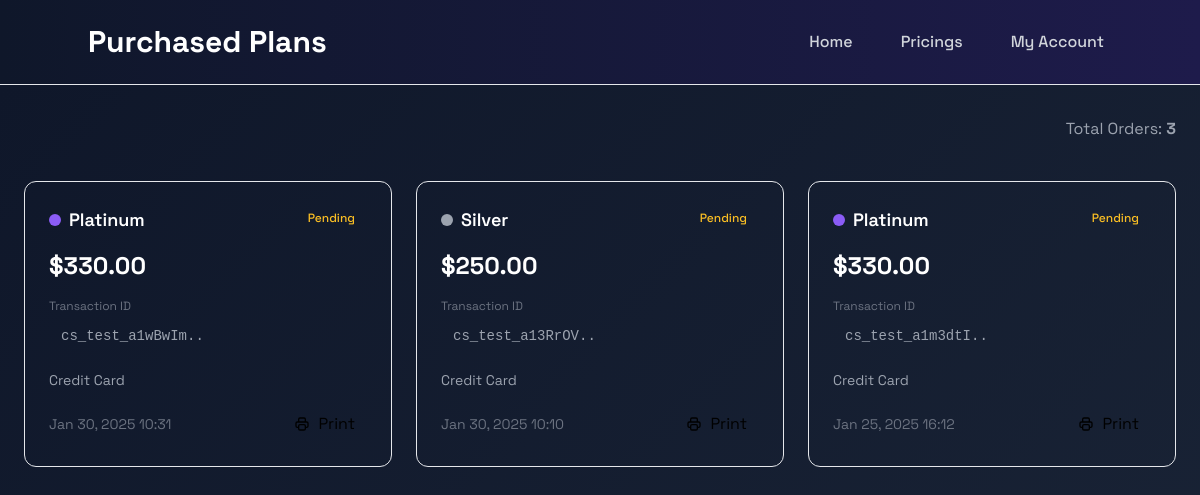
Before: /orders/ (signed in) with the older database file.
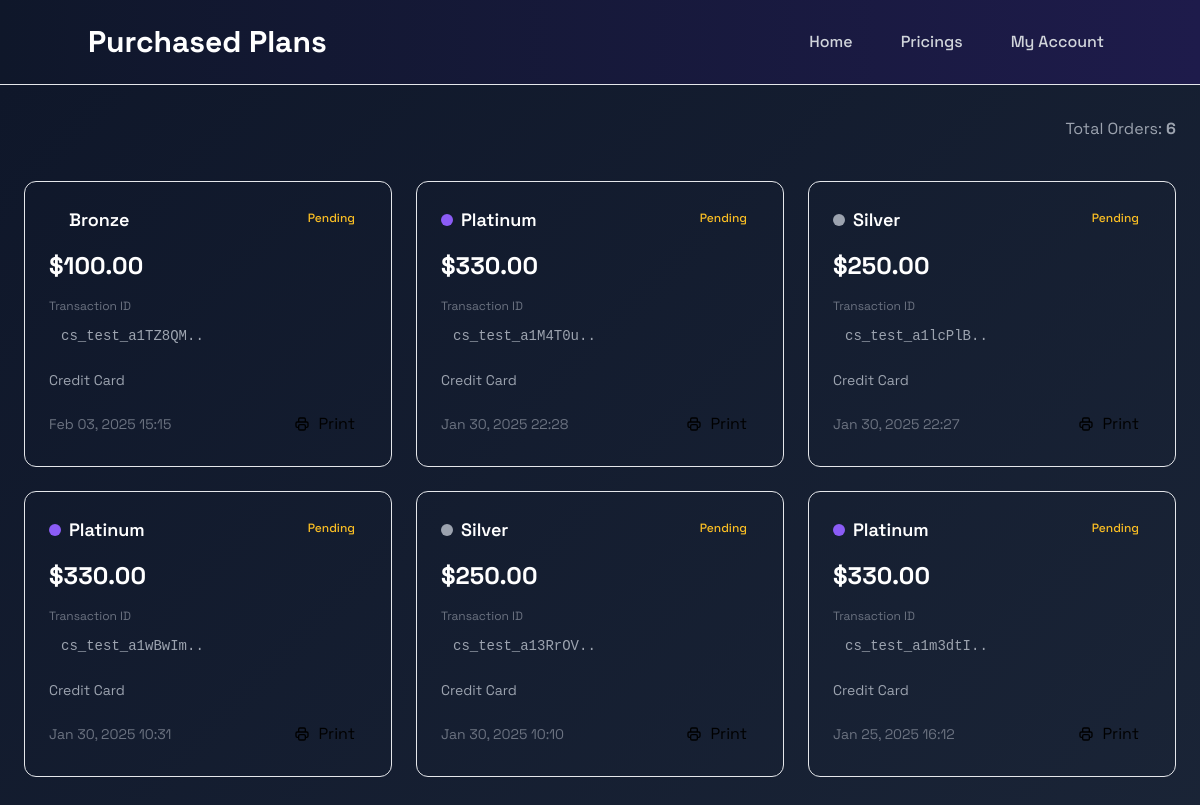
After: the same page with the newer database file.
### base/models.py (models this page shows, shortened)
class Subscription(models.Model):
    STATUS_CHOICES = [
        ('Pending', 'Pending'),
        ('Completed', 'Completed'),
        ('Cancelled', 'Cancelled'),
    ]
    PLAN_CHOICES = [
        ('Bronze', 'Bronze'),
        ('Silver', 'Silver'),
        ('Gold', 'Gold'),
        ('Platinum', 'Platinum'),
        ('None', 'None'),
    ]
    PAYMENT_METHODS = [
        ('Credit Card', 'Credit Card'),
        ('PayPal', 'PayPal'),
    ]
    user = models.ForeignKey(User, on_delete=models.CASCADE, related_name="orders", default=None)
    django_id = models.CharField(max_length=255, unique=True, default='')
    stripe_transaction_id = models.CharField(max_length=255, null=True, blank=True, default='')
    list_of_items = models.JSONField(default=dict)
    status = models.CharField(max_length=50, choices=STATUS_CHOICES, default='Pending')
    datetime = models.DateTimeField(auto_now_add=True)
    cost = models.DecimalField(max_digits=10, decimal_places=2, default=0.00)
    payment = models.CharField(max_length=20, choices=PAYMENT_METHODS, default='Not Specified')
    purchased_plan = models.CharField(max_length=50, choices=PLAN_CHOICES, default='None')

### base/views.py (the view)
# urls.py: path("orders/", orders, name="orders"),
def orders(request):
    orders = Subscription.objects.filter(user=request.user).order_by('-datetime')
    return render(request, "order.html", {'orders': orders})

### base/templates/order.html (shortened to what this page needs)
{% include 'navbar.html' %}
{% block content %}
<div class="orders-bg min-h-screen p-6">
    <div class="max-w-7xl mx-auto">
        <div class="flex justify-between items-center mb-8 slide-up">
            <h1 class="text-4xl font-bold bg-gradient-to-r from-violet-400 to-purple-600 bg-clip-text text-transparent">
            </h1>
            <span class="text-gray-400">
                Total Orders:
                <span class="text-violet-400 font-bold">{{ orders|length }}</span>
            </span>
        </div>
        {% if orders %}
        <div class="grid grid-cols-1 md:grid-cols-2 lg:grid-cols-3 gap-6">
            {% for o in orders %}
            <div class="scale-in card-hover" style="animation-delay: {{ forloop.counter0 }}00ms">
                <div class="bg-gray-900/80 backdrop-blur-xl border border-gray-800/50 rounded-xl overflow-hidden">
                    <div class="p-6">
                        <div class="flex justify-between items-start mb-4">
                            <div class="flex items-center gap-2">
                                <div class="w-3 h-3 rounded-full
                                    {% if o.purchased_plan == 'Bronze' %}bg-amber-700
                                    {% elif o.purchased_plan == 'Silver' %}bg-gray-400
                                    {% elif o.purchased_plan == 'Gold' %}bg-yellow-500
                                    {% elif o.purchased_plan == 'Platinum' %}bg-purple-500{% endif %}">
                                </div>
                                <span class="text-lg font-semibold text-white">{{ o.purchased_plan }}</span>
                            </div>
                            <span class="px-3 py-1 rounded-full text-xs font-medium
                                {% if o.status == 'Completed' %}bg-green-500/10 text-green-400
                                {% elif o.status == 'Pending' %}bg-yellow-500/10 text-yellow-400
                                {% else %}bg-red-500/10 text-red-400{% endif %}">
                                {{ o.status }}
                            </span>
                        </div>
                        <div class="mb-4">
                            <span class="text-2xl font-bold text-white">${{ o.cost }}</span>
                        </div>
                        <div class="mb-4">
                            <label class="text-xs text-gray-500 block mb-1">Transaction ID</label>
                            <div class="font-mono text-sm text-gray-400 bg-gray-800/50 rounded-lg px-3 py-2">
                                {{ o.stripe_transaction_id|slice:":15" }}..
                            </div>
                        </div>
                        <div class="flex items-center gap-2 mb-4">
                            <span class="text-gray-400 text-sm">{{ o.payment }}</span>
                        </div>
                        <div class="flex justify-between items-center">
                            <div class="text-gray-500 text-sm">
                                {{ o.datetime|date:"M d, Y H:i" }}
                            </div>
                            <button onclick="printTransaction('{{ o.stripe_transaction_id }}', '{{ o.purchased_plan }}', '{{ o.cost }}', '{{ o.status }}', '{{ o.payment }}', '{{ o.datetime|date:"M d, Y H:i" }}')"
                                class="flex items-center gap-2 px-3 py-1.5 bg-violet-500/10 text-violet-400 rounded-lg hover:bg-violet-500/20 transition-colors duration-200">
                                Print
                            </button>
                        </div>
                    </div>
                </div>
            </div>
            {% endfor %}
        </div>
        {% endif %}
    </div>
</div>
{% endblock %}

Changed rows visible on the page:
added Subscription: purchased_plan "Bronze", status "Pending", cost "100.00", stripe_transaction_id "cs_test_a1TZ8QM", payment "Credit Card", datetime "Feb 03, 2025 15:15"
added Subscription: purchased_plan "Platinum", status "Pending", cost "330.00", stripe_transaction_id "cs_test_a1M4T0u", payment "Credit Card", datetime "Jan 30, 2025 22:28"
added Subscription: purchased_plan "Silver", status "Pending", cost "250.00", stripe_transaction_id "cs_test_a1lcPlB", payment "Credit Card", datetime "Jan 30, 2025 22:27"
Other visible differences:
{{ orders|length }}: "3" → "6"
